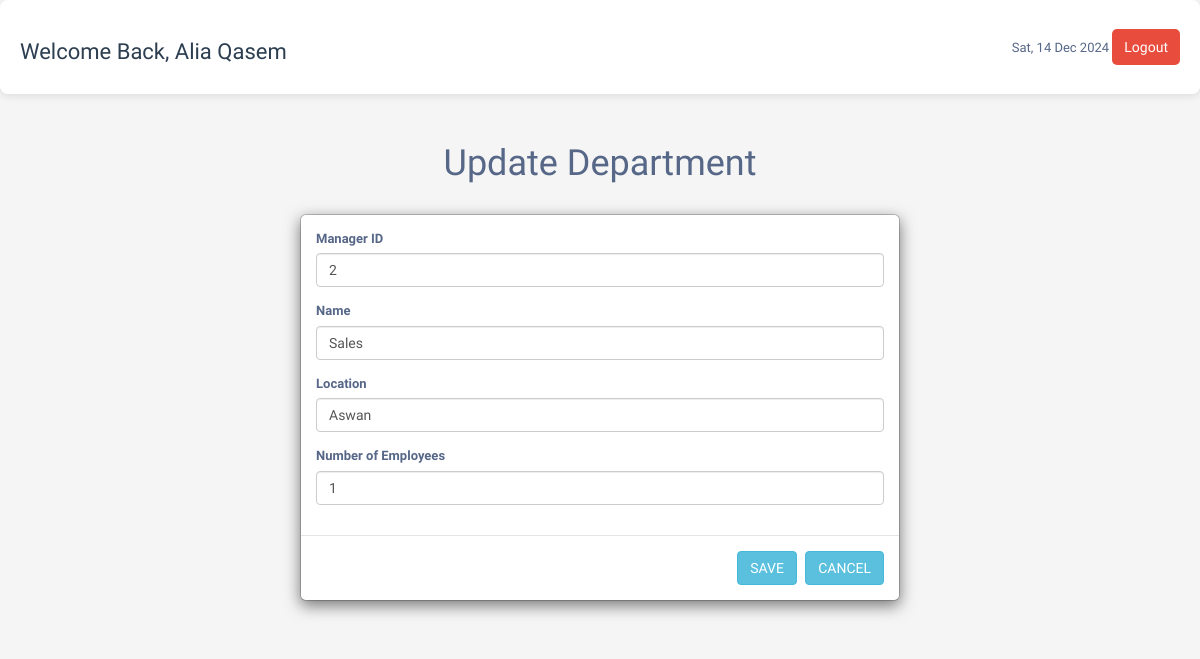
The app's page /update_dep.php?id=103 (signed in), older data.
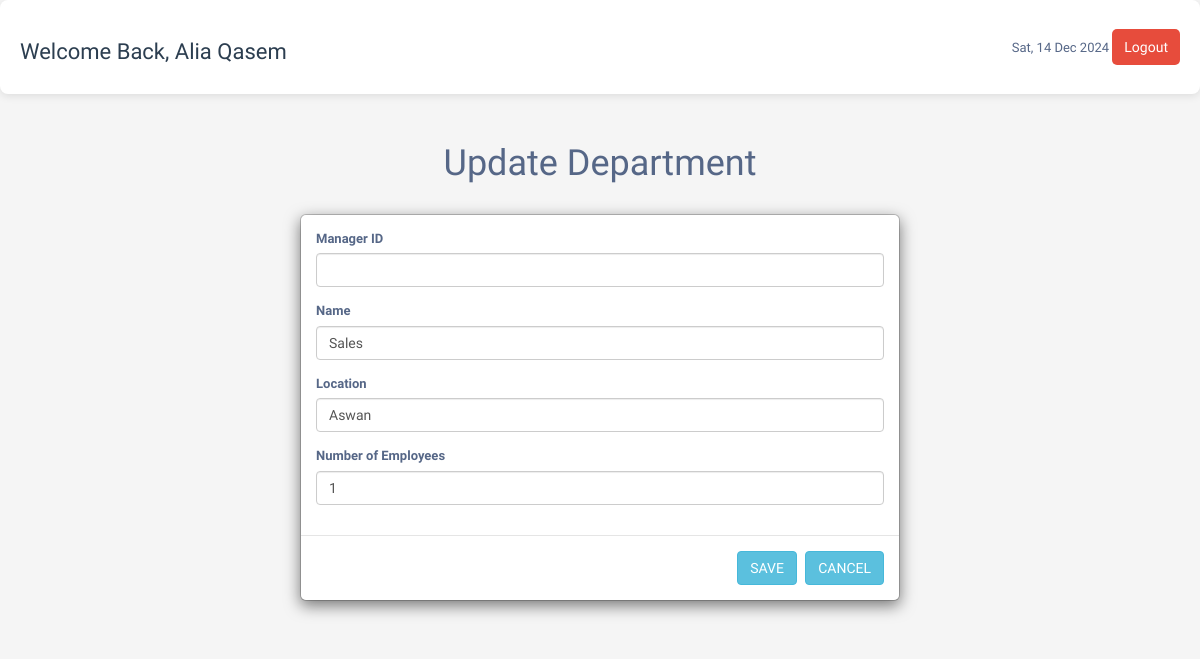
The same page, newer data.
### tables this page shows
CREATE TABLE `department` (
  `department_id` int(11) NOT NULL,
  `manager_id` int(11) DEFAULT NULL,
  `name` varchar(225) NOT NULL,
  `location` varchar(225) NOT NULL,
  `emps_number` int(12) NOT NULL
);

### update_dep.php (the view, shortened to what this page needs)
<?php
$user_name = $_SESSION['user_name'];
?>
<?php include("config.php");
if (isset($_GET['id'])) {
    $id = $_GET['id'];
    $query = "
            SELECT
            *
        FROM
            department
        WHERE
            department.department_id =  '$id'
        ";
    $stmt = $database->prepare($query);
    $stmt->execute();
    $result = $stmt->fetch(PDO::FETCH_ASSOC);
}
?>
<!DOCTYPE html>
<html lang="en">
<head>
    <link rel="stylesheet" href="dashboard.css">
    <link rel="stylesheet" href="https://maxcdn.bootstrapcdn.com/font-awesome/4.7.0/css/font-awesome.min.css">
    <link rel="stylesheet" href="https://maxcdn.bootstrapcdn.com/bootstrap/3.3.7/css/bootstrap.min.css">
</head>
<body>
    <div class="header">
        <h3>Welcome Back, <?php echo $user_name; ?></h3>
        <div>
            <span id="currentDate"></span>
            <button class="btn-signout ms-3" onclick="logout()">Logout</button>
        </div>
    </div>
    <div class="container">
        <div class=" text-center mt-5 ">
            <h1>Update Department</h1>
        </div>
        <div class="modal-dialog">
            <div class="modal-content">
                <form method="post" action="update_dep.php?id=<?php echo $id; ?>">
                    <div class="modal-body">
                        <div class="form-group">
                            <label>Manager ID</label>
                            <input type="number" class="form-control" name="manager_id"
                                value="<?php echo htmlspecialchars($result['manager_id']); ?>">
                        </div>
                        <div class="form-group">
                            <label>Name</label>
                            <input type="text" class="form-control" name="name"
                                value="<?php echo htmlspecialchars($result['name']); ?>">
                        </div>
                        <div class="form-group">
                            <label>Location</label>
                            <input type="text" class="form-control" name="location"
                                value="<?php echo htmlspecialchars($result['location']); ?>">
                        </div>
                        <div class="form-group">
                            <label>Number of Employees</label>
                            <input type="number" class="form-control" name="emps_number"
                                value="<?php echo htmlspecialchars($result['emps_number']); ?>" min="0" step="0.01">
                        </div>
                    </div>
                    <div class="modal-footer">
                        <input type="submit" class="btn btn-info" name="save" value="SAVE">
                        <input action="depcrud.php" type="submit" class="btn btn-info" name="save" value="CANCEL">
                    </div>
                </form>
            </div>
        </div>
    </div>
</body>
</html>

Row changes from the older to the newer data that the page shows:
changed department "Sales": manager_id "2" → (not shown)
